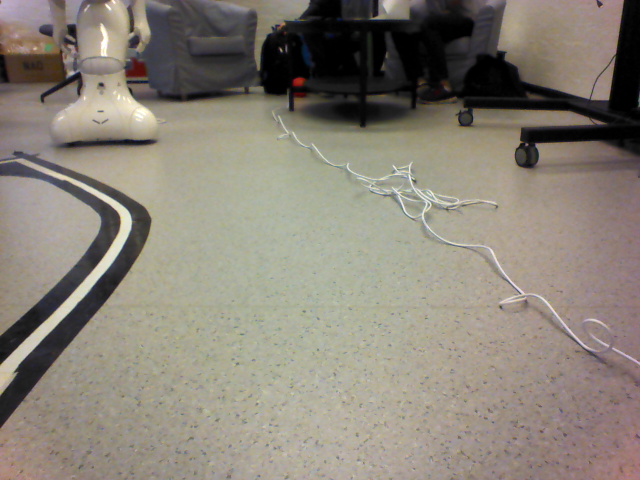
#> input picture python27/imageBottom.png, 640 x 480 px
$ python detection.py
#> lines starting #> are read from the running program, lines starting #| are printed output that depends on the picture
import cv2
import numpy as np

def nothing(x):
    pass

cv2.namedWindow("Tracking")
cv2.createTrackbar("LH", "Tracking", 0, 255, nothing)# 0, 200, 0 | 255 255 255
#> slider 'LH' is set to 51
cv2.createTrackbar("LS", "Tracking", 0, 255, nothing)
#> slider 'LS' is set to 51
cv2.createTrackbar("LV", "Tracking", 0, 255, nothing)
#> slider 'LV' is set to 51
cv2.createTrackbar("UH", "Tracking", 255, 255, nothing)
cv2.createTrackbar("US", "Tracking", 255, 255, nothing)
cv2.createTrackbar("UV", "Tracking", 255, 255, nothing)
#
while True:
    frame = cv2.imread('python27/imageBottom.png')
#> frame is the input picture: shape (480, 640, 3); mean B, G, R 119.9, 131, 137.7
    frame = frame[:, 150:-150]
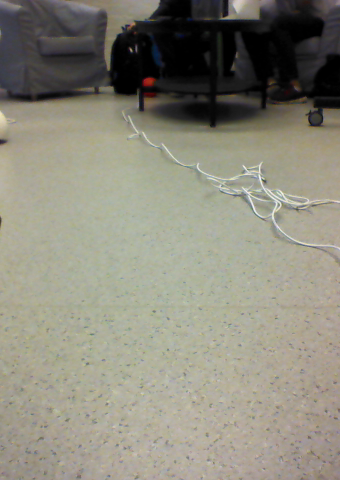
#> frame: shape (480, 340, 3); mean B, G, R 123.7, 137.4, 139.7
    hsv = cv2.cvtColor(frame, cv2.COLOR_BGR2HSV)
#> hsv: shape (480, 340, 3); mean H, S, V 34, 31, 141.4

    l_h = cv2.getTrackbarPos("LH", "Tracking")
    l_s = cv2.getTrackbarPos("LS", "Tracking")
    l_v = cv2.getTrackbarPos("LV", "Tracking")

    u_h = cv2.getTrackbarPos("UH", "Tracking")
    u_s = cv2.getTrackbarPos("US", "Tracking")
    u_v = cv2.getTrackbarPos("UV", "Tracking")

    l_b = np.array([l_h, l_s, l_v])
    u_b = np.array([u_h, u_s, u_v])

    mask = cv2.inRange(hsv, l_b, u_b)
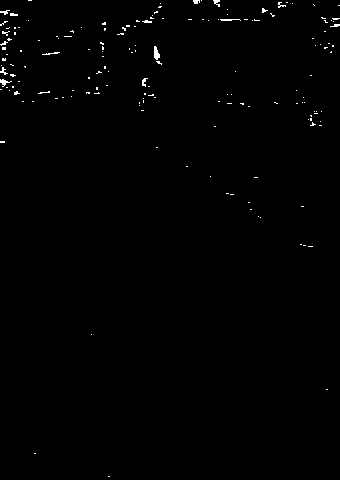
#> mask: shape (480, 340); 0.59% white in thin lines or dots

    res = cv2.bitwise_and(frame, frame, mask=mask)

    cv2.imshow("frame", frame)
    cv2.imshow("mask", mask)
    cv2.imshow("res", res)

    key = cv2.waitKey(1)
#> (key Esc is pressed here)
    if key == 27:
        break

cv2.destroyAllWindows()
